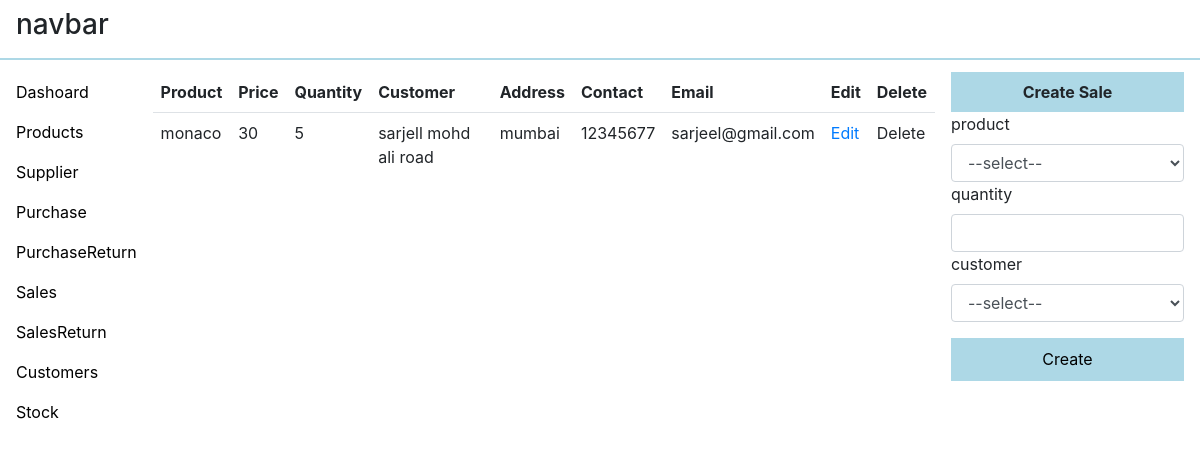
/dashboard/sale/, run on an earlier commit of the app's database.
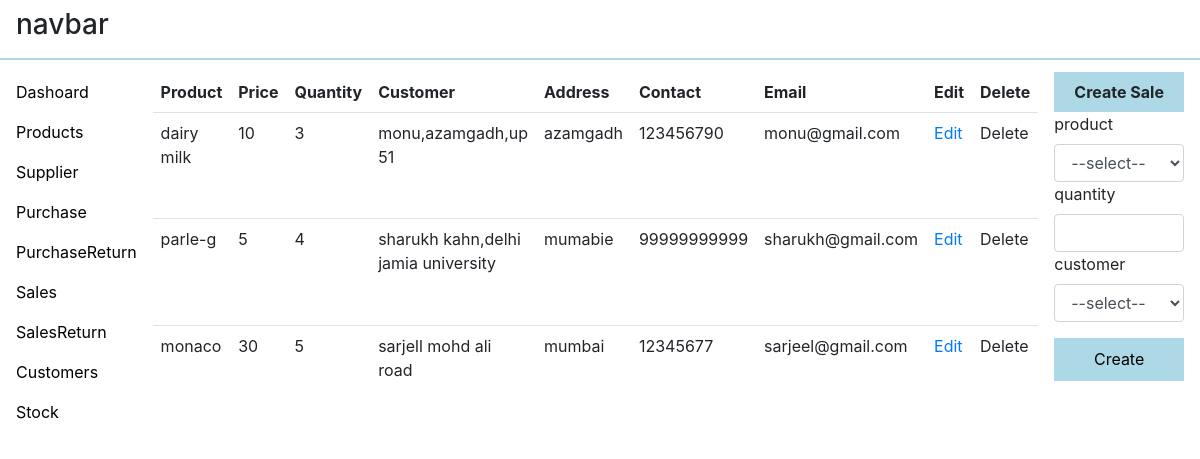
And on a later commit of the database.
### dashboard/models.py (models this page shows, shortened)
class Sale(models.Model):
    product=models.ForeignKey('Product',on_delete=models.SET_NULL,null=True)
    customer=models.ForeignKey('Customer',on_delete=models.SET_NULL,null=True)
    quantity=models.IntegerField()
    crated_at=models.DateTimeField(auto_now_add=True)
    class Meta:
        ordering=['-id']

class Product(models.Model):
    title=models.CharField(max_length=64)
    price=models.IntegerField()
    crated_at=models.DateTimeField(auto_now_add=True)
    class Meta:
        ordering=['-id']

class Customer(models.Model):
    name=models.CharField(max_length=64)
    email=models.EmailField()
    contact=models.IntegerField()
    address=models.TextField()
    crated_at=models.DateTimeField(auto_now_add=True)
    class Meta:
        ordering=['-id']

### dashboard/views.py (the view, shortened to what this page needs)
# urls.py: path('sale/',views.sale,name='sale'),
def sale(request):
    product__obj=Product.objects.all()
    customer__obj=Customer.objects.all()
    sale__obj=Sale.objects.all()
    return render(request,'dashboard/sale.html',context={'sales':sale__obj,'products':product__obj,'customers':customer__obj})

### dashboard/templates/dashboard/sale.html (shortened to what this page needs)
{% extends 'dashboard/main.html'%}
{% block body%}
<table class="table" id="tb">
    <tbody class="table__body">
        <thead class="table__heading">
            <tr>
                <th>
                    Product
                </th>
                <th>
                    Price
                </th>
                <th>
                    Quantity
                </th>
                <th>
                    Customer
                </th>
                <th>
                    Address
                </th>
                <th>
                    Contact
                </th>
                <th>
                    Email
                </th>
                <th>
                    Edit</th>
                <th>Delete</th>
            </tr>
        </thead>
        {% for item in sales%}
        <tr>
            <td>
                {{item.product.title}}
                 </td>
                 <td>
                    {{item.product.price}}
                     </td>
                     <td>
                        {{item.quantity}}
                         </td>
                         <td>
                            {{item.customer.name}}
                             </td>
                             <td>
                                 {{item.customer.address}}
                             </td>
                             <td>
                                 {{item.customer.contact}}
                             </td>
                             <td>
                                 {{item.customer.email}}
                             </td>
                             <td>
                                 <a href="#"  class="update_sale" data-pk="{{item.pk}}" >
                                    Edit
                                 </a>
                             </td>
                             <td>
                                 <span class="fa fa-arow" data-pk={{item.pk}}>Delete</span>
                             </td>
        </tr>
        {% endfor %}
    </tbody>
</table>
<div  class="container__right" id="container__right">
{% include 'dashboard/modal_for_createSale.html'%}
</div>
{% endblock %}

What changed in the data, as far as the page shows it:
added Sale: product "dairy milk", product.price "10", quantity "3", customer.name "monu,azamgadh,up 51", customer.address "azamgadh", customer.contact "123456790", customer.email "monu@gmail.com"
added Sale: product "parle-g", product.price "5", quantity "4", customer.name "sharukh kahn,delhi jamia university", customer.address "mumabie", customer.contact "99999999999", customer.email "sharukh@gmail.com"
